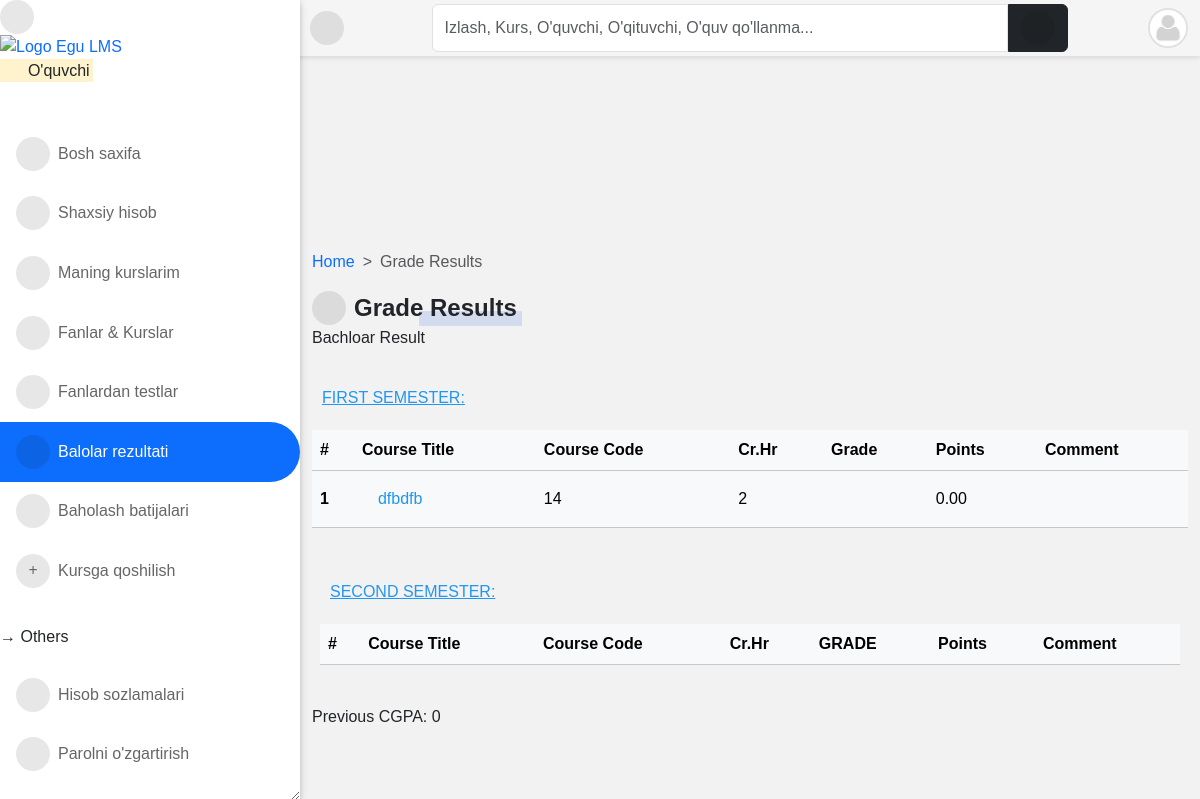
The app's page /result/grade/ (signed in), older data.
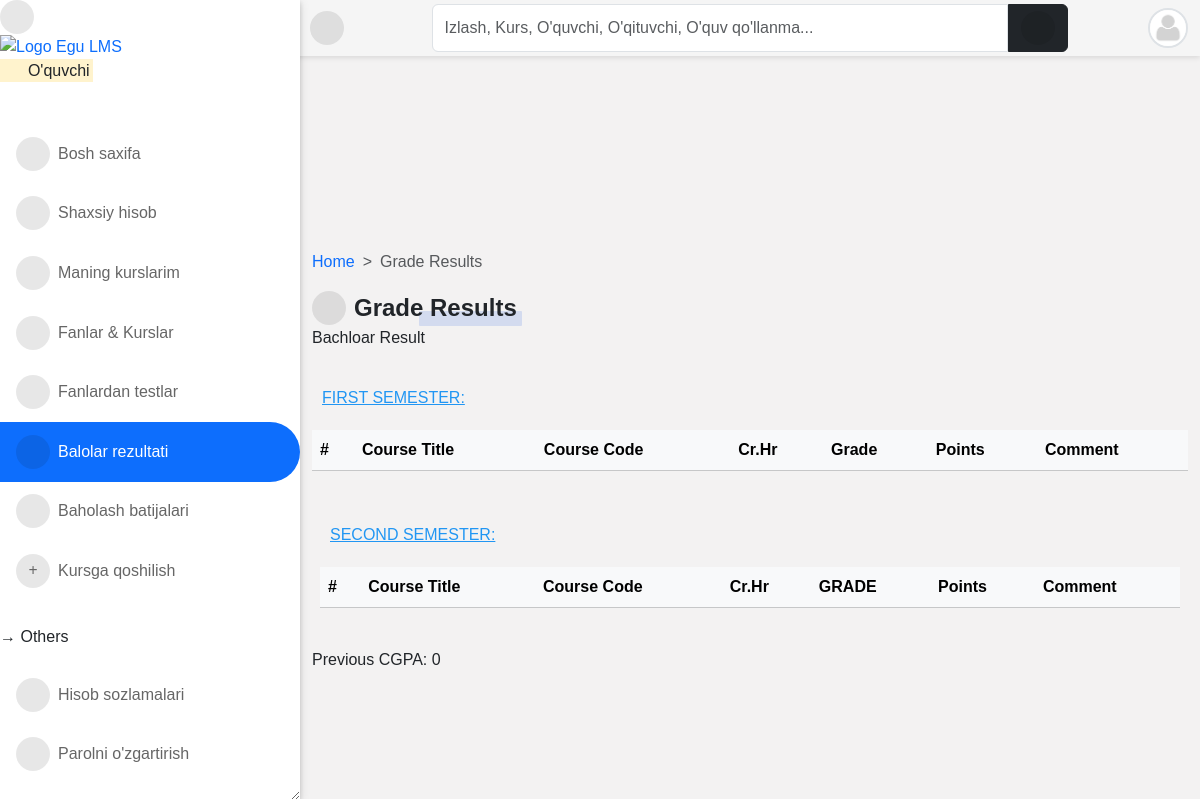
The same page, newer data.
### result/models.py (models this page shows, shortened)
class TakenCourse(models.Model):
    student = models.ForeignKey(Student, on_delete=models.CASCADE)
    course = models.ForeignKey(
        Course, on_delete=models.CASCADE, related_name="taken_courses"
    )
    assignment = models.DecimalField(max_digits=5, decimal_places=2, default=0.0)
    mid_exam = models.DecimalField(max_digits=5, decimal_places=2, default=0.0)
    quiz = models.DecimalField(max_digits=5, decimal_places=2, default=0.0)
    attendance = models.DecimalField(max_digits=5, decimal_places=2, default=0.0)
    final_exam = models.DecimalField(max_digits=5, decimal_places=2, default=0.0)
    total = models.DecimalField(max_digits=5, decimal_places=2, default=0.0)
    grade = models.CharField(choices=GRADE, max_length=2, blank=True)
    point = models.DecimalField(max_digits=5, decimal_places=2, default=0.0)
    comment = models.CharField(choices=COMMENT, max_length=200, blank=True)

### course/models.py (models this page shows, shortened)
class Course(models.Model):
    slug = models.SlugField(blank=True, unique=True)
    title = models.CharField(max_length=200, null=True)
    code = models.CharField(max_length=200, unique=True, null=True)
    credit = models.IntegerField(null=True, default=0)
    summary = models.TextField(max_length=200, blank=True, null=True)
    program = models.ForeignKey(Program, on_delete=models.CASCADE)
    level = models.CharField(max_length=25, choices=LEVEL, null=True)
    year = models.IntegerField(choices=YEARS, default=0)
    semester = models.CharField(choices=SEMESTER, max_length=200)
    is_elective = models.BooleanField(default=False, blank=True, null=True)
    objects = CourseManager()
    def get_absolute_url(self):
        return reverse("course_detail", kwargs={"slug": self.slug})

### result/views.py (the view, shortened to what this page needs)
# urls.py: path("grade/", grade_result, name="grade_results"),
@login_required
@student_required
def grade_result(request):
    student = Student.objects.get(student__pk=request.user.id)
    courses = TakenCourse.objects.filter(student__student__pk=request.user.id).filter(
        course__level=student.level
    )
    results = Result.objects.filter(student__student__pk=request.user.id)
    result_set = set()
    for result in results:
        result_set.add(result.session)
    sorted_result = sorted(result_set)
    total_first_semester_credit = 0
    total_sec_semester_credit = 0
    for i in courses:
        if i.course.semester == "First":
            total_first_semester_credit += int(i.course.credit)
        if i.course.semester == "Second":
            total_sec_semester_credit += int(i.course.credit)
    previousCGPA = 0
    context = {
        "courses": courses,
        "results": results,
        "sorted_result": sorted_result,
        "student": student,
        "total_first_semester_credit": total_first_semester_credit,
        "total_sec_semester_credit": total_sec_semester_credit,
        "total_first_and_second_semester_credit": total_first_semester_credit
        + total_sec_semester_credit,
        "previousCGPA": previousCGPA,
    }
    return render(request, "result/grade_results.html", context)

### accounts/models.py (called while the page is built)
    @property
    def get_user_role(self):
        if self.is_superuser:
            role = "Boshliq"
        elif self.is_student:
            role = "O'quvchi"
        elif self.is_lecturer:
            role = "O'qituvchi"
        elif self.is_parent:
            role = "Ota-ona"
        return role

### templates/result/grade_results.html (shortened to what this page needs)
{% extends 'base.html' %}
{% block content %}
<nav style="--bs-breadcrumb-divider: '>';" aria-label="breadcrumb">
  <ol class="breadcrumb">
      <li class="breadcrumb-item"><a href="/">Home</a></li>
      <li class="breadcrumb-item active" aria-current="page">Grade Results</li>
  </ol>
</nav>
<div class="title-1"><i class="fas fa-table"></i>Grade Results</div>
<p>{{ student.level }} Result</p>
<div class="table-responsive">
  <div class="table-title"><u>First Semester:</u></div>
  <table class="table table-light">
    <thead>
      <tr>
        <th>#</th>
        <th>Course Title</th>
        <th>Course Code</th>
        <th>Cr.Hr</th>
        <th>Grade</th>
        <th>Points</th>
        <th>Comment</th>
      </tr>
    </thead>
    {% for course in courses %}
    {% if course.course.semester == "First" %}
    <tbody>
      <tr class="{% if forloop.counter|divisibleby:2 %}bg-gray{% endif %}">
        <th>{{ forloop.counter }}</th>
        <td><a href="{{ course.course.get_absolute_url }}">{{ course.course.title }}</a></td>
        <td>{{ course.course.code }}</td>
        <td>{{ course.course.credit }}</td>
        <td class="{% if course.grade == 'F' %}danger{% else %}success{% endif %}">{{ course.grade }}</td>
        <td>{{ course.point }}</td>
        {% if course.comment == 'PASS' %}
          <td class="success"><i class="fas fa-check-circle"></i> PASS</td>
        {% elif course.comment == 'FAIL' %}
          <td class="danger"><i class="fas fa-exclamation-circle"></i> FAIL</td>
        {% else %}
          <td></td>
        {% endif %}
      </tr>
    </tbody>
    {% endif %}
    {% endfor %}
  </table>
</div>
<div class="table-responsive p-0 px-2 mt-3">
  <div class="table-title"><u>Second Semester:</u></div>
  <table class="table table-light">
    <thead>
      <tr>
        <th>#</th>
        <th>Course Title</th>
        <th>Course Code</th>
        <th>Cr.Hr</th>
        <th>GRADE</th>
        <th>Points</th>
        <th>Comment</th>
      </tr>
    </thead>
  </table>
</div>
<br>
<tbody>
  <tr>
    <th><label>Previous CGPA:</label> {{ previousCGPA }}</th>
  </tr>
</tbody>
<br>
{% endblock %}

Row changes from the older to the newer data that the page shows:
removed TakenCourse: course "dfbdfb", course.code "14", course.credit "2", point "0.00"
